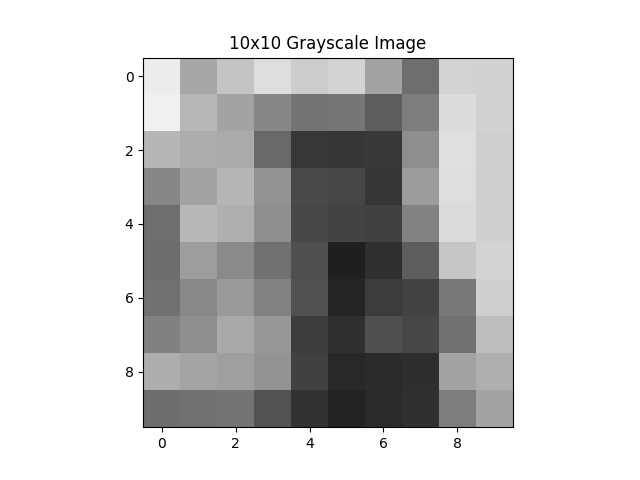
#> input picture digital-imageprocessing/images/cat1_10.png, 640 x 480 px, given in place of cat1.jpg, which was not available
$ jupyter execute --allow-errors t1.ipynb   (text cells are left out)
#> lines starting #> are read from the running program, lines starting #| are printed output that depends on the picture; pictures that were not available may be replaced by others from this repository, and a replacement may not be noted
#> (a cell that did not finish here is left out)

[cell 2]
import matplotlib.pyplot as plt
import numpy as np
from PIL import Image

img = Image.open("images/cat1.jpg").convert("L")

sizes = [4,8,10, 40, 100]
for size in sizes:
    img_resized = img.resize((size, size))
    img_array = np.array(img_resized)
    print(f"Image size: {size}x{size}")
    print(img_array)
    plt.imshow(img_resized, cmap='gray', vmin=0, vmax=255)
    plt.title(f"{size}x{size} Grayscale Image")

    plt.savefig(f"images/cat1_{size}.png")
    plt.show()
#> this loop made 5 passes
#> (printed output is left out)
#> pass 1, `plt.savefig(f"images/cat1_{size}.png")`:
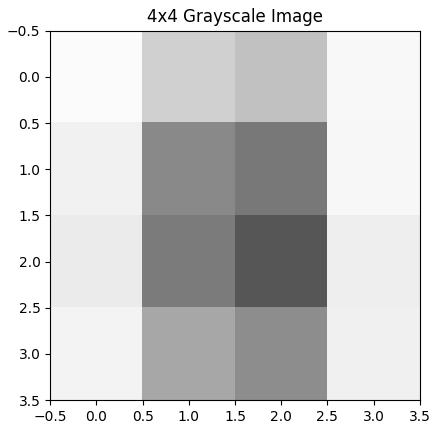
#> figure drawn by matplotlib, 1 panel
#> pass 2, `plt.savefig(f"images/cat1_{size}.png")`:
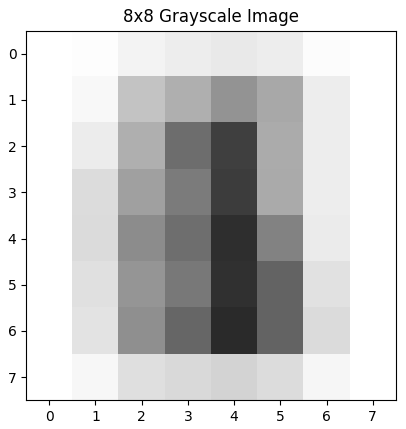
#> figure drawn by matplotlib, 1 panel

[cell 3]
import numpy as np
from PIL import Image

img = Image.open('images/cat1.jpg').convert('RGB')
#> img: PIL image 640x480 RGB
arr = np.asarray(img).astype(np.float32)

print(arr)
#> (printed output is left out)
M = np.array([
    [-1,  0,  0],
    [ 0, -1,  0],
    [ 0,  0, -1]
], dtype=np.float32)
print("inversion matrix")
print(M)

b = np.array([255, 255, 255])

# Reshape image into a 2D matrix (N_pixels x 3)
h, w, c = arr.shape
#> h = 480; w = 640; c = 3
flat = arr.reshape(-1, 3)

# Apply the linear transformation
inverted_flat = flat @ M.T + b

# Clip and reshape back to image
inverted = np.clip(inverted_flat, 0, 255).reshape(h, w, 3).astype(np.uint8)
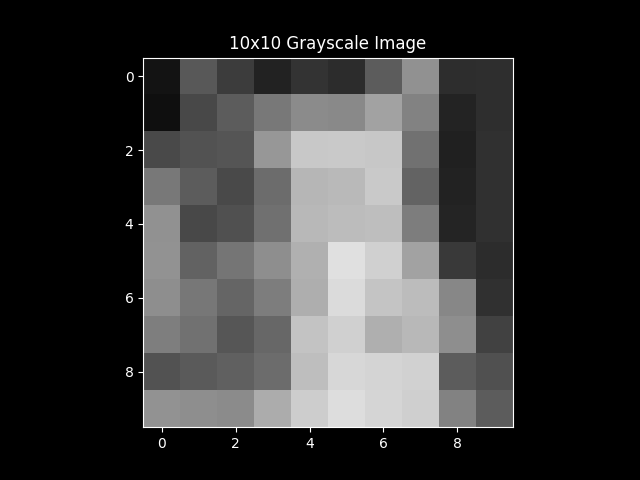
#> inverted: shape (480, 640, 3); min 0, max 255, mean 56.9

Image.fromarray(inverted).save('inverted.jpg')

[cell 4]
import numpy as np
from PIL import Image

img = Image.open('images/cat1.jpg').convert('RGB')
arr1 = np.asarray(img).astype(np.float32)

M_new = np.array([
[0.393, 0.769, 0.189],
    [0.131, 0.686, 0.567],
    [0.900, 0.168, 0.349]
])


# Reshape image into a 2D matrix (N_pixels x 3)
h, w, c = arr1.shape
flat2 = arr1.reshape(-1, 3)

# Apply the linear transformation
new_filter_flat = flat2 @ M_new.T

# Clip and reshape back to image
new_filter = np.clip(new_filter_flat, 0, 255).reshape(h, w, 3).astype(np.uint8)
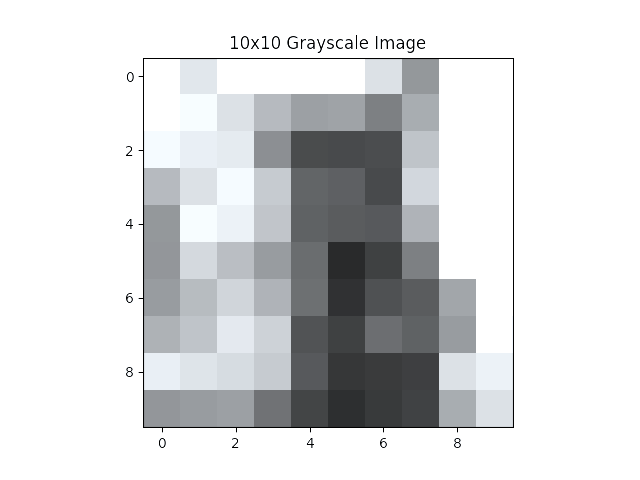
#> new_filter: shape (480, 640, 3); mean of channels 0, 1, 2 215.7, 217.1, 218.3; drawn as R, G, B

Image.fromarray(new_filter).save('newfilter2.jpg')
